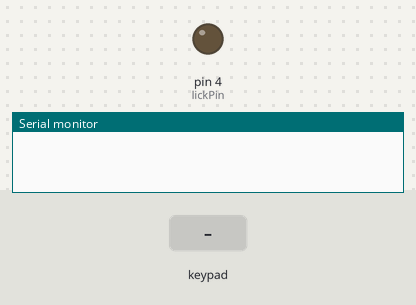
This sketch was run on a simulated Arduino Uno, built with avr-gcc and run on an emulated ATmega328P. Parts: output pins drawn as LEDs (lit = HIGH), the last lines printed to the serial monitor. Inputs (shaded band) come from the test bench.

Above: at 1.2 s.
1.3 s: key '1' pressed
At 1.37 s:
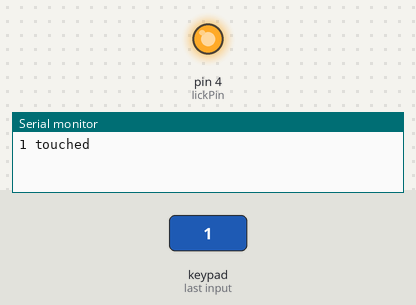
Timing chart, 0 to 4.3 s (numbered marks = the images above; inputs shaded):
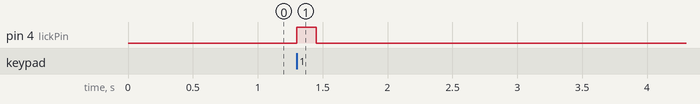

The sketch:

lickSensor.ino
```cpp
#include <Wire.h>
#include "Adafruit_MPR121.h"

#ifndef _BV
#define _BV(bit) (1 << (bit))
#endif

// You can have up to 4 on one i2c bus but one is enough for testing!
Adafruit_MPR121 cap = Adafruit_MPR121();

// Keeps track of the last pins touched
// so we know when buttons are 'released'
uint16_t lasttouched = 0;
uint16_t currtouched = 0;

int lickPin = 4;
uint8_t i = 1;

void setup() {
  Serial.begin(9600);

  pinMode(lickPin, OUTPUT);

  // Default address is 0x5A, if tied to 3.3V its 0x5B
  // If tied to SDA its 0x5C and if SCL then 0x5D
  if (!cap.begin(0x5A)) {
//    Serial.println("MPR121 not found, check wiring?");
    while (1);
  }
//  Serial.println("MPR121 found!");

}

void loop() {
    // Get the currently touched pads
  currtouched = cap.touched();


//  for (uint8_t i=0; i<12; i++) {
    // it if *is* touched and *wasnt* touched before, alert!
    if ((currtouched & _BV(i)) && !(lasttouched & _BV(i)) ) {
      Serial.print(i); Serial.println(" touched");
      digitalWrite(lickPin,HIGH);
    }
    // if it *was* touched and now *isnt*, alert!
    if (!(currtouched & _BV(i)) && (lasttouched & _BV(i)) ) {
      Serial.print(i); Serial.println(" released");
      digitalWrite(lickPin,LOW);
    }
//  }

  // reset our state
  lasttouched = currtouched;
}
```

Measured:
- after the input at 1.3 s, pin 4 (lickPin): LOW → HIGH at once, → LOW 0.15 s later
